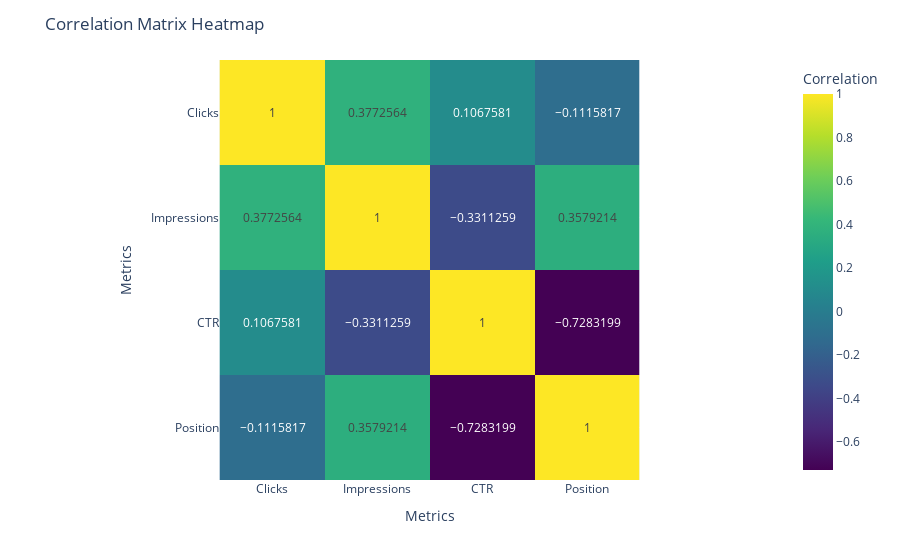

The code cell stored with this chart in its notebook:
### Markdown cell above
**Q.6: Check the correlation between different metrics.**

### Code cell
# Calculate the correlation matrix
correlation_matrix = data[['Clicks', 'Impressions', 'CTR', 'Position']].corr()

# Create the heatmap
fig = px.imshow(correlation_matrix,
                labels=dict(x='Metrics', y='Metrics', color='Correlation'),
                x=correlation_matrix.index,
                y=correlation_matrix.columns,
                color_continuous_scale='Viridis',
                text_auto=True,      
                )
# Set the title
fig.update_layout(title='Correlation Matrix Heatmap')

# Show the heatmap
fig.show()

### Figure 1 — Plotly figure (JSON) as saved in the notebook; plotly's stock layout.template omitted (floating-point values rounded to 4 significant figures)
{"data": [{"coloraxis": "coloraxis", "hovertemplate": "Metrics: %{x}<br>Metrics: %{y}<br>Correlation: %{z}<extra></extra>", "name": "0", "texttemplate": "%{z}", "type": "heatmap", "x": ["Clicks", "Impressions", "CTR", "Position"], "xaxis": "x", "y": ["Clicks", "Impressions", "CTR", "Position"], "yaxis": "y", "z": [[1, 0.3773, 0.1068, -0.1116], [0.3773, 1, -0.3311, 0.3579], [0.1068, -0.3311, 1, -0.7283], [-0.1116, 0.3579, -0.7283, 1]]}], "layout": {"coloraxis": {"colorbar": {"title": {"text": "Correlation"}}, "colorscale": [[0, "#440154"], [0.1111, "#482878"], [0.2222, "#3e4989"], [0.3333, "#31688e"], [0.4444, "#26828e"], [0.5556, "#1f9e89"], [0.6667, "#35b779"], [0.7778, "#6ece58"], [0.8889, "#b5de2b"], [1, "#fde725"]]}, "margin": {"t": 60}, "title": {"text": "Correlation Matrix Heatmap"}, "xaxis": {"anchor": "y", "constrain": "domain", "domain": [0, 1], "scaleanchor": "y", "title": {"text": "Metrics"}}, "yaxis": {"anchor": "x", "autorange": "reversed", "constrain": "domain", "domain": [0, 1], "title": {"text": "Metrics"}}}}
